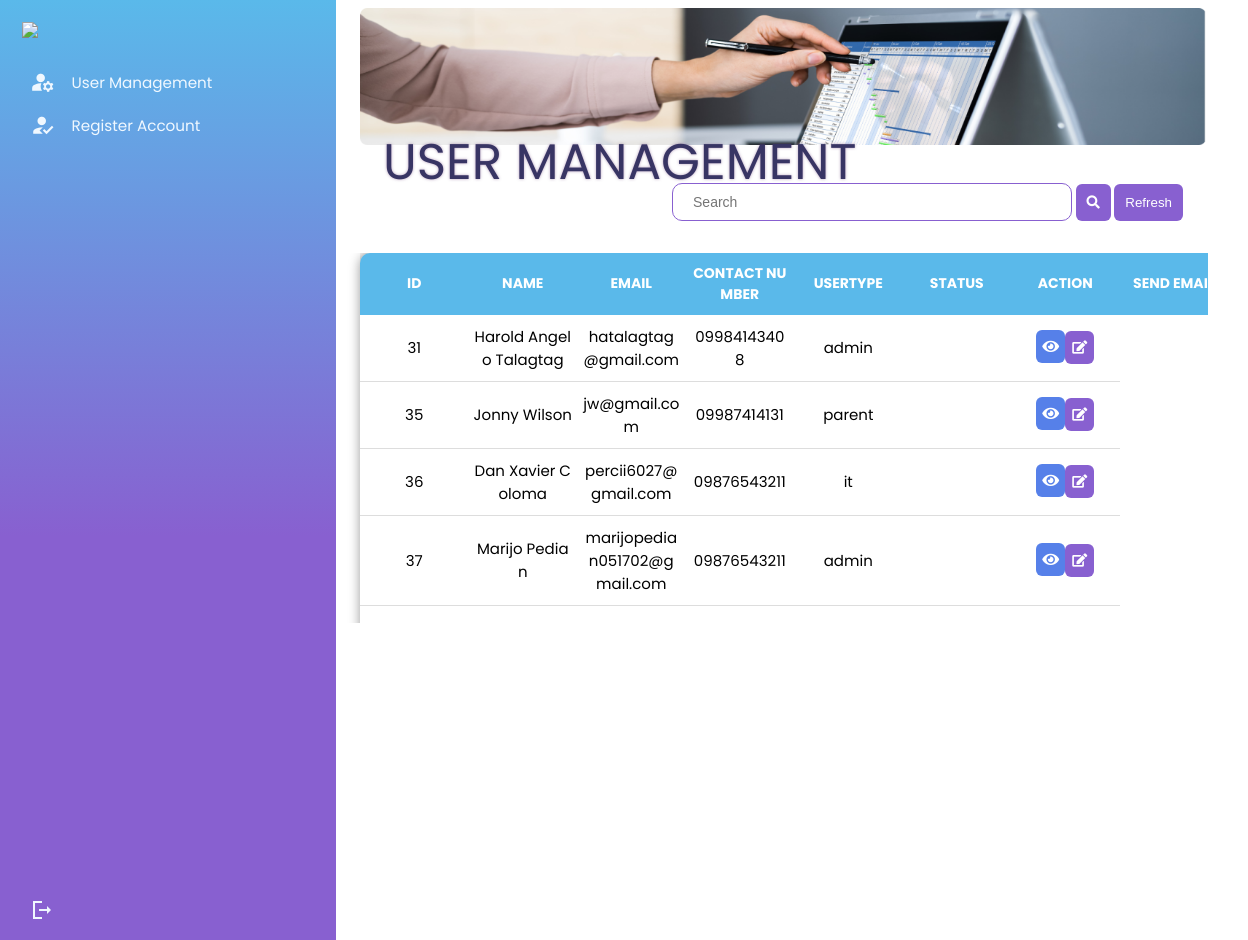
The app's page /IT/User-Management-TAB.php (signed in) with its own data.
### tables this page shows
CREATE TABLE `usertable` (
  `userid` int(11) NOT NULL,
  `firstname` varchar(60) NOT NULL,
  `lastname` varchar(60) NOT NULL,
  `user_email` varchar(60) NOT NULL,
  `username` varchar(60) NOT NULL,
  `phonenumber` varchar(60) NOT NULL,
  `token_verified` varchar(100) NOT NULL,
  `status_verified` tinyint(2) NOT NULL DEFAULT 0 COMMENT '0- not verified 1-verified',
  `password` varchar(60) NOT NULL,
  `image` longblob NOT NULL,
  `usertype` varchar(6) NOT NULL,
  `datecreated` timestamp NOT NULL DEFAULT current_timestamp(),
  `is_notified` int(11) DEFAULT 0 COMMENT '0 - not notified\r\n1 - notified',
  `code` mediumint(50) NOT NULL,
  `status` varchar(12) NOT NULL
);

### IT/User-Management-TAB.php (the view, shortened to what this page needs)
<?php
include('../templates/Header.php');
include('../config.php');
if (isset($_GET['search']) && $_GET['search'] === 'all users') {
    $query = "SELECT * FROM usertable";
} else {
    $searchTerm = isset($_GET['search']) ? mysqli_real_escape_string($conn, $_GET['search']) : '';
    $query = "SELECT * FROM usertable WHERE CONCAT(firstname, ' ', lastname) LIKE '%$searchTerm%' OR user_email LIKE '%$searchTerm%' OR phonenumber LIKE '%$searchTerm%' OR usertype LIKE '%$searchTerm%' OR status = '$searchTerm'";
}
$result = mysqli_query($conn, $query);
?>
<!DOCTYPE html>
<html lang="en">
<head>
    <link rel="stylesheet" href="./css/style5.css">
    <link rel="stylesheet" href="https://use.fontawesome.com/releases/v5.15.4/css/all.css">
</head>
<body>
    <div class="container1">
        <div class="column1">
            <?php include('../templates/IT-Dash.php'); ?>
        </div>
        <div class="column">
            <div class="dashboard">
                <img src="./images/user management 1.png">
                <div class="dashboard-text">
                    <h1>USER MANAGEMENT</h1>
                </div>
            </div>
            <div class="IT-search">
                <form action="" method="GET">
                    <input type="text" name="search" value="<?php echo isset($_GET['search']) ? htmlspecialchars($_GET['search']) : ''; ?>" placeholder="Search ">
                    <button type="submit"><i class="fa fa-search"></i></button>
                    <button onclick="location.reload()">Refresh</button>
                </form>
            </div>
            <div class="IT-table">
                <div class="ITtable_section">
                    <table>
                        <thead>
                            <tr>
                                <th>ID</th>
                                <th>NAME</th>
                                <th>EMAIL</th>
                                <th>CONTACT NUMBER</th>
                                <th>USERTYPE</th>
                                <th>STATUS</th>
                                <th>ACTION</th>
                                <th>SEND EMAIL</th>
                            </tr>
                        </thead>
                        <tbody>
                            <?php
                            while ($row = mysqli_fetch_assoc($result)) {
                                echo "<tr>";
                                echo "<td>{$row['userid']}</td>";
                                echo "<td>{$row['firstname']} {$row['lastname']}</td>";
                                echo "<td>{$row['user_email']}</td>";
                                echo "<td>{$row['phonenumber']}</td>";
                                echo "<td>{$row['usertype']}</td>";
                                echo "<td>{$row['status']}</td>";
                                echo "<td><a href='User-Management-Details.php?id={$row['userid']}'><i class='fas fa-eye'></i></a>";
                                echo "<button onclick=\"openModal('edit', {$row['userid']})\"><i class='fas fa-edit'></i></button></td>";
                            }
                            ?>
                        </tbody>
                    </table>
                </div>
            </div>
        </div>
    </div>
</body>
</html>

### IT/css/style5.css (style rules this page uses)
.container1 { display: flex; }
.column { position: absolute; left: 270px; right: 50px; }
.column1 { position: fixed; height: 100%; }
.dashboard { position: relative; }
.dashboard img { padding: 8px 85px; width: 1500px; }
.dashboard-text { position: absolute; top: 100px; padding: 25px 113px; }
.dashboard-text h1 { color: rgb(56, 53, 100); text-shadow: 0px 0px 3px rgba(101, 53, 113, 0.5); font-family: 'Poppins', sans-serif; font-size: 50px; font-style: normal; font-weight: 400; line-height: normal; }
table { width: 100%; table-layout: fixed; max-width: 1000px; min-width: 900px; border-collapse: collapse; background-color: #ffffff; border: none; border-radius: 10px; box-shadow: 0 2px 12px 0 rgba(0, 0, 0, .4); }
.table2_section th, td { border-bottom: 1px solid #dddddd; padding: 10px 5px; word-break: break-all; text-align: center; }
.table3_section th, td { border-bottom: 1px solid #dddddd; padding: 10px 5px; word-break: break-all; text-align: center; }
.ReportDetails-content .modal-table_section th, td { border-bottom: 1px solid #dddddd; padding: 10px 5px; word-break: break-all; text-align: center; }
.IT-search { float: right; margin-right: 15px; margin-top: 30px; }
.IT-search input { width: 400px; height: 80%; background: transparent; border: none; outline: none; border: 1px solid #8860D0; border-radius: 10px; font-size: 14px; color: #8860D0; padding: 10px 20px; transition: color 0.3s, border-color 0.3s; cursor: pointer; }
.IT-search button { border: none; outline: none; border-radius: 6px; cursor: pointer; padding: 11px; background-color: #8860D0; color: #ffffff; transition: .3s ease; }
.IT-table { width: 100%; padding: 50px 30px; margin-top: 50px; margin-left: 40px; }
.ITtable_section { height: 370px; overflow: auto; }
.IT-table table { width: 100%; table-layout: fixed; max-width: 1300px; min-width: 800px; border-collapse: collapse; background-color: #ffffff; border: none; border-radius: 10px; box-shadow: 0 2px 12px 0 rgba(0, 0, 0, .4); }
.IT-table a { border: none; outline: none; border-radius: 6px; cursor: pointer; padding: 6px; color: #ffffff; transition: .3s ease; background-color: #5680E9; }
.IT-table button { border: none; outline: none; border-radius: 6px; cursor: pointer; padding: 9px 7px; color: #ffffff; transition: .3s ease; background-color: #8860D0; }
.ITtable_section thead th { position: sticky; top: 0; background-color: #5AB9EA; color: #ffffff; font-size: 14px; border: none; box-shadow: 0 2px 12px 0 rgba(0, 0, 0, .4); }
.ITtable_section thead th:nth-child(1) { border-radius: 10px 0 0 0; }
.ITtable_section thead th:nth-child(8) { border-radius: 0 10px 0 0; }
.ITtable_section th, td { border-bottom: 1px solid #dddddd; padding: 10px 5px; word-break: break-all; text-align: center; }
@media screen and (max-width: 2560px) { .dashboard img { width: 110%; padding-left: 90px; } }
@media screen and (max-width: 2560px) { table { max-width: 2000px; font-size: 15px; margin: 0 10px 0 20px; } }

### assets/css/style0.css (style rules this page uses)
* { margin: 0; padding: 0; outline: 0; border: 0; text-decoration: none; list-style: none; box-sizing: border-box; }
body { display: grid; height: 100%; font-family: Poppins, sans-serif; font-size: 13px; background: white; background-size: cover; background-repeat: no-repeat; background-position: center center; user-select: none; overflow-x: hidden; }
img { display: block; width: 100%; }

### records on screen
usertable: userid "31", firstname "Harold Angelo", lastname "Talagtag", user_email "hatalagtag@gmail.com", phonenumber "09984143408", usertype "admin"
usertable: userid "35", firstname "Jonny", lastname "Wilson", user_email "jw@gmail.com", phonenumber "09987414131", usertype "parent"
usertable: userid "36", firstname "Dan Xavier", lastname "Coloma", user_email "percii6027@gmail.com", phonenumber "09876543211", usertype "it"
usertable: userid "37", firstname "Marijo", lastname "Pedian", user_email "marijopedian051702@gmail.com", phonenumber "09876543211", usertype "admin"
